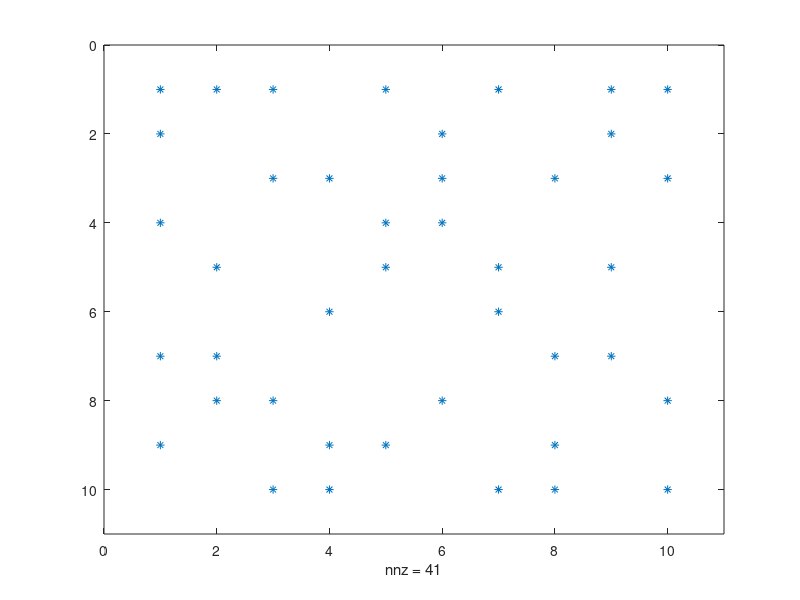
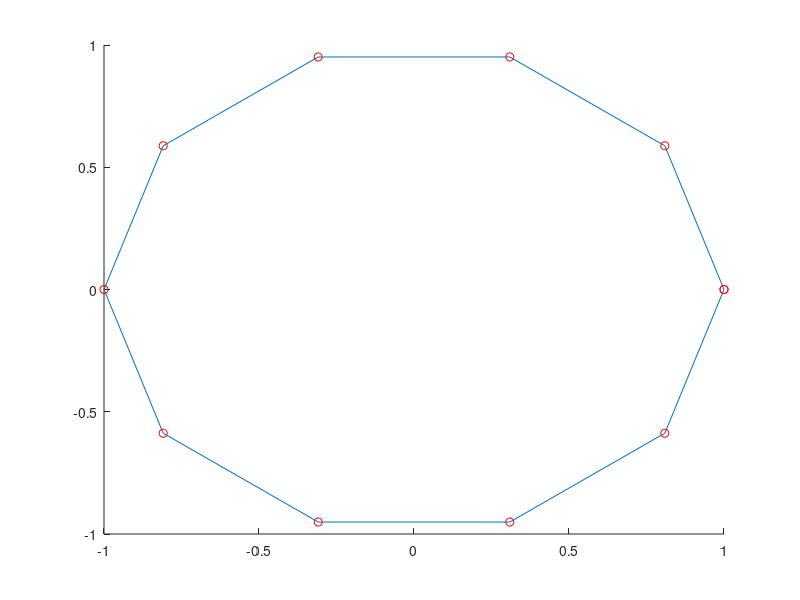

Here is the MATLAB script that generated these plots, in order: (Note: this script raises an error after producing the figures.)
%% Random walk visualizations

% Set up parameters.
rows = 10;
columns = 10;
onesPerColumn = 4;
% Initialize matrix.
m = zeros(rows, columns);
for col = 1 : columns
	% Get random order of rows.
	randRows = randperm(rows);
	% Pick out "onesPerColumn" rows that will be set to 1.
	rowsWithOne = randRows(1:onesPerColumn);
	% Set those rows only to 1 for this column.
	m(rowsWithOne, col) = 1;
end
% Display m

% set one node to default to 1 as starting point
m(1,1)=1;

% create connection matrix
connM = sparse(m);
figure; spy(connM);

% Draw points on circle
A      = 1;  %starting point
p      = 11; %number of points
angles = linspace(0,2*pi,p); 
f      = @(theta) [cos(theta),sin(theta)]; 
r      = arrayfun(@(i)f(angles(i)),1:p,'UniformOutput',false); 
coordsM     = reshape(cell2mat(r),[2 p]); 
figure
line(coordsM(1,:),coordsM(2,:)); 
hold on 
plot(coordsM(1,:),coordsM(2,:),'ro');
coordsM(:,end)=[];
coordsM = coordsM';

% Random walk
Ind = 1;
F = @(t,X) 0;
G = @(t,X) 1;
S = sde(F,G,'startState',Ind);
X = S.simByEuler(1000,'ntrials',1,'Z',@(t,X) RandomGraphMove(X,connM)-X);

% Figure for connectivity matrix
spos = get(0,'screensize');
figure('position',[spos(3)/10 spos(4)/10 spos(3)*.8 spos(4)*.8],'color','w');
gplot(connM,coordsM); hold on
view([60 -30 ]);

% Draw number of visits at each node
Visited = unique(X);
xdata = zeros(size(Visited)); ydata = xdata; zdata = xdata;
for ii = 1:numel(Visited)
    zdata(ii) = sum(X == Visited(ii));
    xdata(ii) = coordsM(Visited(ii),1);
    ydata(ii) = coordsM(Visited(ii),2);
    line(xdata(ii)*[1;1],ydata(ii)*[1;1],[0 zdata(ii)],'color','b',...
        'linewidth',2);
end

set(gca,'xtick',[],'ytick',[]);
hold on

% Draw # of edge traversals
weightsM = zeros(size(m));

L = [];
for ii = 1:numel(X)
    xdata = coordsM(X(ii),1);
    ydata = coordsM(X(ii),2);
    if isempty(L)
        L = line(xdata,ydata,'color','r','marker','o','markersize',12,...
            'markeredgecolor','k','markerfacecolor','r');
    else
        set(L,'xdata',xdata,'ydata',ydata);
        weightsM(X(ii),X(ii-1))=weightsM(X(ii),X(ii-1))+1; %edge count
    end
    pause(0.0001);
    drawnow
end
hold on

% 
figure
imagesc(weightsM)




% Using wgplot
figure;
[he,hv]=wgPlot(weightsM,coordsM);
